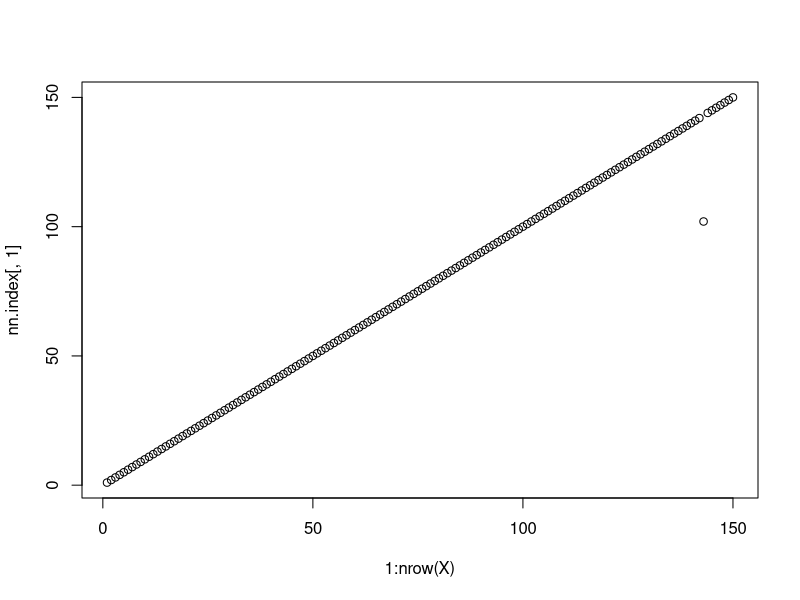
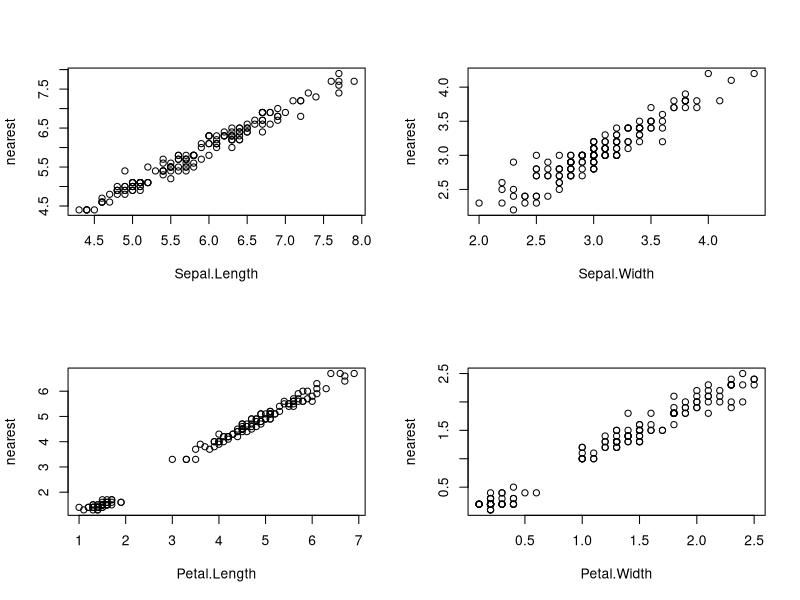
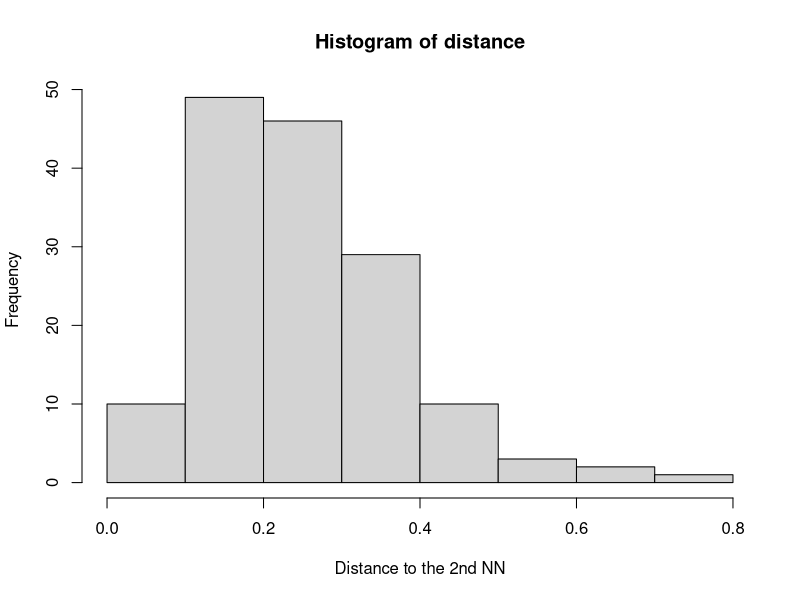

Reproduce these figures in R, in order.

## Suggested by @SamGG in https://github.com/eddelbuettel/rcppannoy/issues/79#issuecomment-2518597494

library(RcppAnnoy)

# IRIS EXAMPLE -----------------------------------------------------------------

data(iris)

# Converts to numeric, ignoring the species
X <- as.matrix(iris[,-5])

# BuildinG index
a <- new(AnnoyEuclidean, ncol(X))
a$setSeed(42)
# Load dataset into index; Annoy uses zero indexing
for (i in 1:nrow(X))
  a$addItem(i - 1, X[i,])
# Build forest with 20 trees
a$build(50)
# Reports about the forest
a$getNItems()
a$getNTrees()

# Performing search
k <- 5 # number of nearest neighbors
nn.index <- matrix(nrow = nrow(X), ncol = k)
for (i in 1:nrow(X))
  nn.index[i,] <- a$getNNsByVector(X[i,], k)
# Annoy uses zero indexing, so index must be incremented
nn.index = nn.index + 1
# The first match is the query itself most of the time
plot(1:nrow(X), nn.index[,1])
# Explore the second nearest neighbor
opar = par(mfrow = c(2, 2))
for (i in 1:ncol(X))
  plot(X[, i], X[nn.index[,2], i], xlab = colnames(X)[i], ylab = "nearest")
par(opar)

# Perform search with distance
k <- 5
nn.index <- matrix(nrow = nrow(X), ncol = k)
nn.distance <- matrix(nrow = nrow(X), ncol = k)
for (i in 1:nrow(X)) {
  res <- a$getNNsByVectorList(X[i,], k, -1, TRUE)
  nn.index[i,] <- res$item
  nn.distance[i,] <- res$distance
}
# Annoy uses zero indexing, so index must be incremented
nn.index = nn.index + 1
# Explore distance to the second nearest neighbor
hist(nn.distance[,2], xlab = "Distance to the 2nd NN",
     main = "Histogram of distance")

# Unload index from memory
a$unload()
rm(a)
